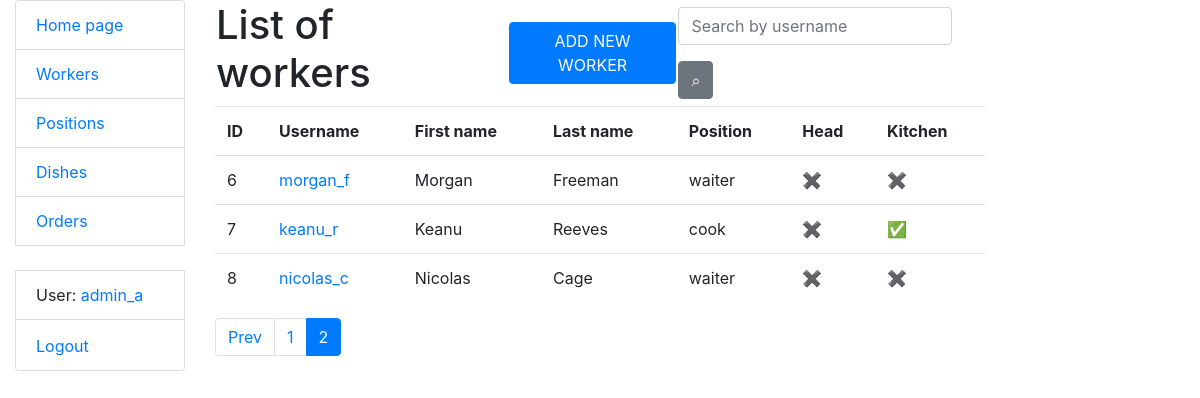
/workers/?page=2 (signed in), run on an earlier commit of the app's database.
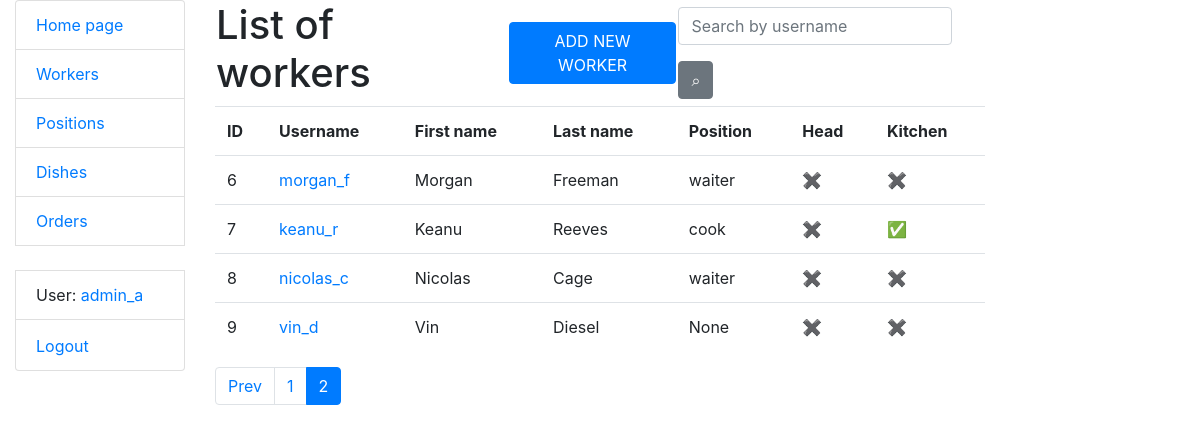
And on a later commit of the database.
### kitchen/models.py (models this page shows, shortened)
class Worker(AbstractUser):
    position = models.ForeignKey("Position", on_delete=models.CASCADE,
                                 null=True, blank=True, related_name="workers")
    class Meta:
        verbose_name = "worker"
        verbose_name_plural = "workers"
    def get_absolute_url(self):
        return reverse("kitchen:worker-detail", kwargs={"pk": self.pk})

class Position(models.Model):
    name = models.CharField(max_length=255)
    lead_position = models.BooleanField(default=False)
    kitchen = models.BooleanField(default=False)
    def __str__(self):
        return self.name

### kitchen/views.py (the view)
# urls.py: path("workers/", WorkerListView.as_view(), name="worker-list"),
class WorkerListView(LoginRequiredMixin, generic.ListView):
    model = Worker
    queryset = Worker.objects.all()
    paginate_by = 5
    def get_context_data(self, *, object_list=None, **kwargs):
        context = super(WorkerListView, self).get_context_data(**kwargs)
        username = self.request.GET.get("username", "")
        context["search_form"] = WorkerSearchForm(
            initial={"username": username}
        )
        return context
    def get_queryset(self):
        form = WorkerSearchForm(self.request.GET)
        if form.is_valid():
            return self.queryset.filter(
                username__icontains=form.cleaned_data["username"]
            )
        return self.queryset

### kitchen/forms.py
class WorkerSearchForm(forms.Form):
    username = forms.CharField(
        max_length=255,
        required=False,
        label="",
        widget=forms.TextInput(
            attrs={"placeholder": "Search by username"}
        ),
    )

### kitchen/templatetags/query_transform.py (called while the page is built)
@register.simple_tag
def query_transform(request, **kwargs):
    updated = request.GET.copy()
    for key, value in kwargs.items():
        if value is not None:
            updated[key] = value
        else:
            updated.pop(key, 0)
    return updated.urlencode()

### templates/kitchen/worker_list.html
{% extends "base.html" %}
{% load crispy_forms_filters %}
{% block content %}
  <table>
    <tr>
      <td><h1>List of workers</h1></td>
      <td width="20"></td>
      <td><a href="{% url 'kitchen:worker-create' %}" class="btn btn-primary">ADD NEW WORKER</a></td>
      <td>
        <form method="get" action="" class="form-inline">
          {{ search_form|crispy }}
          <input class="btn btn-secondary" type="submit" value="⌕">
        </form>
      </td>
    </tr>
  </table>
  {% if worker_list %}
    <table class="table">
      <tr>
        <th>ID</th>
        <th>Username</th>
        <th>First name</th>
        <th>Last name</th>
        <th>Position</th>
        <th>Head</th>
        <th>Kitchen</th>
      </tr>
      {% for worker in worker_list %}
        <tr>
          <td>{{ worker.id }}</td>
          <td><a href="{{ worker.get_absolute_url }}">{{ worker.username }} {% if user == worker %} 😀{% endif %}</a>
          </td>
          <td>{{ worker.first_name }}</td>
          <td>{{ worker.last_name }}</td>
          <td>{{ worker.position }}</td>
          <td>{% if worker.position.lead_position %}✅{% else %}✖️{% endif %}</td>
          <td>{% if worker.position.kitchen %}✅{% else %}✖️{% endif %}</td>
        </tr>
      {% endfor %}
    </table>
  {% else %}
    <p>There are no workers in the service</p>
  {% endif %}
{% endblock %}

What changed in the data, as far as the page shows it:
added Worker: id "9", username "vin_d", first_name "Vin", last_name "Diesel", position "None"
